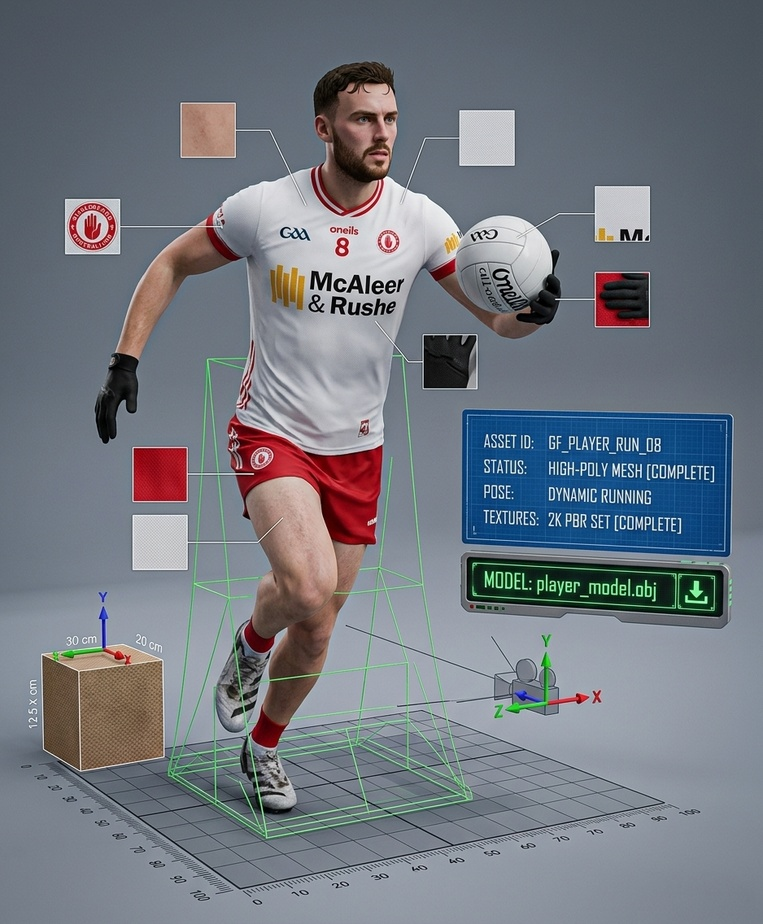
#> input picture Gaelic_Football_2/image_b3b675a8.jpg, 763 x 924 px, shrunk from 938 x 1136 before the run
$ python style_match.py ../../Gaelic_Football_2/image_b3b675a8.jpg ../../Gaelic_Football_2/Meshy_AI_clean_football_player.png
#> lines starting #> are read from the running program, lines starting #| are printed output that depends on the picture
### sprite_forge/sforge/stylematch.py
"""Style lock / match (v9.4): learn a game's sprite style from its own art and restyle a character to fit.

    python tools/style_match.py REF  SRC_OUT  DST_OUT        REF = a folder of the game's sprites (or one sheet)
    style = analyse(ref_images)  ->  {palette, pixel, outline, outline_px, sat, val, contrast}
    restyle(image, style)        ->  image in that style

What is measured from the reference (nothing hand-tuned per game):
  pixel      the art's pixel size: the most common run length of identical colours (1 = smooth / painted art)
  palette    up to 32 colours by k-means over the opaque pixels (fewer when the art itself uses fewer)
  outline    the colour and thickness of the ring just inside each silhouette, if it is clearly darker than the
             interior (most pixel / cartoon art); 0 = no outline
  sat / val  median saturation and brightness, so a washed-out photo is pushed towards the game's look
Applied in that order: saturation / brightness gain -> pixelate to the reference pixel size -> palette (no dither,
pixel art style) -> outline.  Proportions are reported (head : height) but not changed - that is --proportions."""
from __future__ import annotations
import glob, json, os
import numpy as np
from PIL import Image
from scipy import ndimage as ndi


def _images(ref):
    if os.path.isdir(ref):
        ps = sorted(glob.glob(os.path.join(ref, "**", "*.png"), recursive=True))
    else:
        ps = [ref]
    return [Image.open(p).convert("RGBA") for p in ps[:60]]


def _runs(a):
    """pixel-art block size: the largest k for which (almost) every opaque pixel equals the top-left pixel of its
    k x k block, for some block offset (1 = smooth / painted art)"""
    al = a[..., 3] > 128
    if al.sum() < 50:
        return 1
    rgb = a[..., :3].astype(np.int32)
    H, W = al.shape
    for k in (8, 6, 5, 4, 3, 2):
        best = 0.0
        for oy in range(k):
            for ox in range(k):
                ys = np.arange(H); xs = np.arange(W)
                by = np.clip(ys - (ys - oy) % k, 0, H - 1); bx = np.clip(xs - (xs - ox) % k, 0, W - 1)
                src = rgb[by][:, bx]
                m = al & al[by][:, bx]
                if m.sum() < 50:
                    continue
                best = max(best, float(np.all(src[m] == rgb[m], -1).mean()))
                if best > 0.97:
                    return k
    return 1


def _hsv_stats(px):
    import colorsys
    s = px[:, :3].astype(np.float32) / 255.0
    mx, mn = s.max(1), s.min(1)
    sat = np.where(mx > 1e-6, (mx - mn) / np.maximum(mx, 1e-6), 0)
    return float(np.median(sat)), float(np.median(mx))


def analyse(ref, max_colours=32):
    ims = _images(ref)
#> ims = 1 item
    if not ims:
        raise ValueError("no reference images in %s" % ref)
    px, pix, outl, thick, inner, figh = [], [], [], [], [], []
    for im in ims:
        a = np.asarray(im)
        al = a[..., 3] > 128
        if al.sum() < 50:
            continue
        rows = np.nonzero(al.any(1))[0]
        figh.append(int(rows.max() - rows.min() + 1))
        pix.append(_runs(a))
        px.append(a[al][:, :3][:: max(1, int(al.sum() // 4000))])
        ring = al & ~ndi.binary_erosion(al)
        core = ndi.binary_erosion(al, iterations=3)
        if ring.sum() > 20 and core.sum() > 20:
            Lr = a[ring][:, :3].mean(1); Lc = a[core][:, :3].mean(1)
            outl.append(np.median(a[ring][:, :3], 0)); inner.append(float(np.median(Lc) - np.median(Lr)))
            t = 1
            for k in range(1, 5):          # thickness: rings stay dark this many pixels in
                rk = ndi.binary_erosion(al, iterations=k) & ~ndi.binary_erosion(al, iterations=k + 1)
                if rk.sum() and np.median(a[rk][:, :3].mean(1)) < np.median(Lr) + 18:
                    t = k + 1
                else:
                    break
            thick.append(t)
#> this loop made 1 pass
#> (H in _runs, W in _runs) on pass 1: (924, 763)
#> pass 1, in analyse, `ring = al & ~ndi.binary_erosion(al)`:
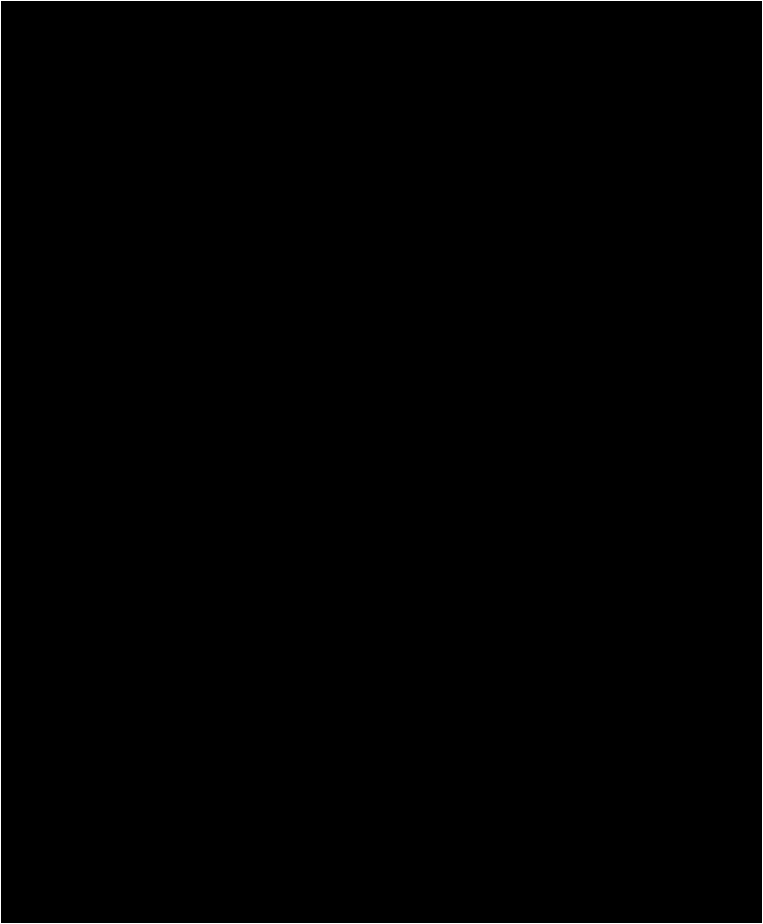
#> ring: shape (924, 763) bool; 0.48% white in thin lines or dots
#> after the loop, figh = [924]; inner = [4.67]; outl = [[103, 111, 123]]; pix = [1]; px = 1 item; thick = [5]
    P = np.concatenate(px).astype(np.float32)
    uniq = len(np.unique((P // 4).astype(np.int32) @ np.array([1, 64, 4096]), axis=0))
#> uniq = 1176
    n = int(min(max_colours, max(4, uniq)))
#> n = 32
    from sklearn.cluster import MiniBatchKMeans
    km = MiniBatchKMeans(n_clusters=n, n_init=3, random_state=0, batch_size=2048).fit(P)
    pal = [tuple(int(v) for v in c) for c in km.cluster_centers_]
#> pal = 32 items, first 6: (112, 122, 131), (33, 33, 32), (150, 157, 168), (81, 90, 100), (218, 219, 223), (139, 10, 22)
    pixel = int(np.median(pix)) if pix else 1
#> pixel = 1
    has_out = bool(inner) and float(np.median(inner)) > 35
#> has_out = False
    sat, val = _hsv_stats(P)
#> in _hsv_stats, `mx, mn = s.max(1), s.min(1)`: mx = 4006 values, max 1 at index 924, min 0.00784 at index 1243, mean 0.526; mn = 4006 values, max 0.941 at index 2771, min 0 at index 1320, mean 0.417
#> in _hsv_stats, `sat = np.where(mx > 1e-6, (mx - mn) / np.maximum(mx, 1e-6), 0)`: sat = 4006 values, max 1 at index 1320, min 0 at index 1242, mean 0.225
#> sat = 0.161; val = 0.514
    style = {"pixel": pixel, "palette": pal, "n_colours": int(min(max_colours, max(6, uniq))), "outline": [int(v) for v in np.median(outl, 0)] if has_out else None,
             "outline_px": int(np.median(thick)) if has_out else 0, "sat": round(sat, 3), "val": round(val, 3),
             "colours_in_ref": uniq, "n_ref": len(ims), "fig_h": int(np.median(figh)) if figh else 0,
             "pixel_art": uniq <= 64}
    return style


# [66 lines left out: function restyle, not called in this run]


def restyle_build(src, dst, style, log=print):
    """copy a Sprite Forge output folder and restyle every frame + rebuild atlas.png from the frames"""
    import shutil
    if os.path.abspath(src) != os.path.abspath(dst):
        if os.path.isdir(dst):
            shutil.rmtree(dst)
        shutil.copytree(src, dst)
    js = json.load(open(os.path.join(dst, "atlas.json")))
    meta, an = js["meta"], js["animations"]
    fw, fh = meta["frame_w"], meta["frame_h"]
    first = Image.open(os.path.join(dst, "moves", an[next(iter(an))]["frames"][0] + ".png")).convert("RGBA")
    a0 = np.asarray(first); stats = _hsv_stats(a0[a0[..., 3] > 100])
    r0 = np.nonzero((a0[..., 3] > 100).any(1))[0]; fig_h = int(r0.max() - r0.min() + 1) if len(r0) else None
    pages = {}
    for mv, a in an.items():
        for i, f in enumerate(a["frames"]):
            p = os.path.join(dst, "moves", f + ".png")
            im = restyle(Image.open(p), style, stats, src_fig_h=fig_h)
            im.save(p)
            img = a.get("image", "atlas.png")
            if img not in pages:
                pages[img] = Image.open(os.path.join(dst, img)).convert("RGBA")
                pages[img] = Image.new("RGBA", pages[img].size, (0, 0, 0, 0))
            pages[img].paste(im, (i * fw, a["row"] * fh))
    for img, page in pages.items():
        page.save(os.path.join(dst, img))
    json.dump(style, open(os.path.join(dst, "style_match.json"), "w"), indent=1)
    log("style match (%s): pixel %d (x%s for this figure), %d colours, outline %s x%d, saturation %.2f -> %s" % (
        "pixel art" if style.get("pixel_art") else "painted", style["pixel"],
        round(style["pixel"] * fig_h / float(style["fig_h"]), 1) if style.get("pixel_art") and style.get("fig_h") and fig_h else 1,
        len(style["palette"]), style["outline"], style["outline_px"], style["sat"], dst))

### sprite_forge/tools/style_match.py
#!/usr/bin/env python3
"""Restyle a Sprite Forge character to match a game's own sprites (v9.4; sforge/stylematch.py).

    python tools/style_match.py REF SRC_OUT DST_OUT [--analyse-only]
REF = folder of the game's sprite PNGs (or one sheet).  SRC_OUT / DST_OUT = Sprite Forge output folders."""
import argparse, json, os, sys
sys.path.insert(0, os.path.dirname(os.path.dirname(os.path.abspath(__file__))))
from sforge import stylematch as SM

ap = argparse.ArgumentParser()
ap.add_argument("ref"); ap.add_argument("src", nargs="?"); ap.add_argument("dst", nargs="?")
ap.add_argument("--analyse-only", action="store_true")
a = ap.parse_args()
st = SM.analyse(a.ref)
#> st = 11 items
print(json.dumps({k: v for k, v in st.items() if k != "palette"}), "%d palette colours" % len(st["palette"]))
#| {"pixel": 1, "n_colours": 32, "outline": null, "outline_px": 0, "sat": 0.161, "val": 0.514, "colours_in_ref": 1176, "n_ref": 1, "fig_h": 924, "pixel_art": false} 32 palette colours
if not a.analyse_only:
#> (the run stopped early here; a loop or call above may not have finished)
